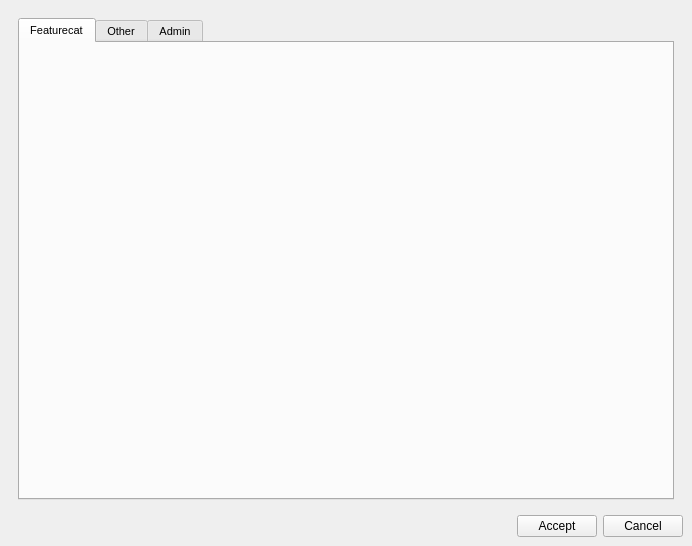
<?xml version="1.0" encoding="UTF-8"?>
<ui version="4.0">
 <class>MainWindow</class>
 <widget class="QMainWindow" name="MainWindow">
  <property name="geometry">
   <rect>
    <x>0</x>
    <y>0</y>
    <width>692</width>
    <height>546</height>
   </rect>
  </property>
  <property name="windowTitle">
   <string>MainWindow</string>
  </property>
  <widget class="QWidget" name="centralwidget">
   <layout class="QGridLayout" name="gridLayout">
    <item row="1" column="0">
     <layout class="QHBoxLayout" name="horizontalLayout">
      <item>
       <spacer name="horizontalSpacer">
        <property name="orientation">
         <enum>Qt::Horizontal</enum>
        </property>
        <property name="sizeHint" stdset="0">
         <size>
          <width>40</width>
          <height>20</height>
         </size>
        </property>
       </spacer>
      </item>
      <item>
       <widget class="QPushButton" name="btn_accept">
        <property name="text">
         <string>Accept</string>
        </property>
       </widget>
      </item>
      <item>
       <widget class="QPushButton" name="btn_cancel">
        <property name="text">
         <string>Cancel</string>
        </property>
       </widget>
      </item>
     </layout>
    </item>
    <item row="0" column="0">
     <widget class="QWidget" name="widget" native="true">
      <layout class="QGridLayout" name="gridLayout_2">
       <item row="0" column="0">
        <widget class="QTabWidget" name="tab_main">
         <property name="enabled">
          <bool>true</bool>
         </property>
         <property name="sizePolicy">
          <sizepolicy hsizetype="Expanding" vsizetype="Expanding">
           <horstretch>0</horstretch>
           <verstretch>0</verstretch>
          </sizepolicy>
         </property>
         <property name="font">
          <font>
           <pointsize>8</pointsize>
           <weight>50</weight>
           <bold>false</bold>
          </font>
         </property>
         <property name="toolTip">
          <string>&lt;html&gt;&lt;head/&gt;&lt;body&gt;&lt;p&gt;New element&lt;/p&gt;&lt;/body&gt;&lt;/html&gt;</string>
         </property>
         <property name="tabShape">
          <enum>QTabWidget::Rounded</enum>
         </property>
         <property name="currentIndex">
          <number>0</number>
         </property>
         <widget class="QWidget" name="tab_3">
          <attribute name="title">
           <string>Featurecat</string>
          </attribute>
          <layout class="QHBoxLayout" name="horizontalLayout_7">
           <item>
            <layout class="QGridLayout" name="page2_layout1"/>
           </item>
           <item>
            <layout class="QGridLayout" name="page2_layout2"/>
           </item>
          </layout>
         </widget>
         <widget class="QWidget" name="tab1_2">
          <attribute name="title">
           <string>Other</string>
          </attribute>
          <layout class="QHBoxLayout" name="horizontalLayout_6">
           <item>
            <layout class="QGridLayout" name="page1_layout1"/>
           </item>
           <item>
            <layout class="QGridLayout" name="page1_layout2"/>
           </item>
          </layout>
         </widget>
         <widget class="QWidget" name="tab_4">
          <attribute name="title">
           <string>Admin</string>
          </attribute>
          <layout class="QHBoxLayout" name="horizontalLayout_8">
           <item>
            <layout class="QGridLayout" name="admin_layout1"/>
           </item>
           <item>
            <layout class="QGridLayout" name="admin_layout2"/>
           </item>
          </layout>
         </widget>
        </widget>
       </item>
      </layout>
     </widget>
    </item>
   </layout>
  </widget>
 </widget>
 <resources/>
 <connections/>
</ui>
